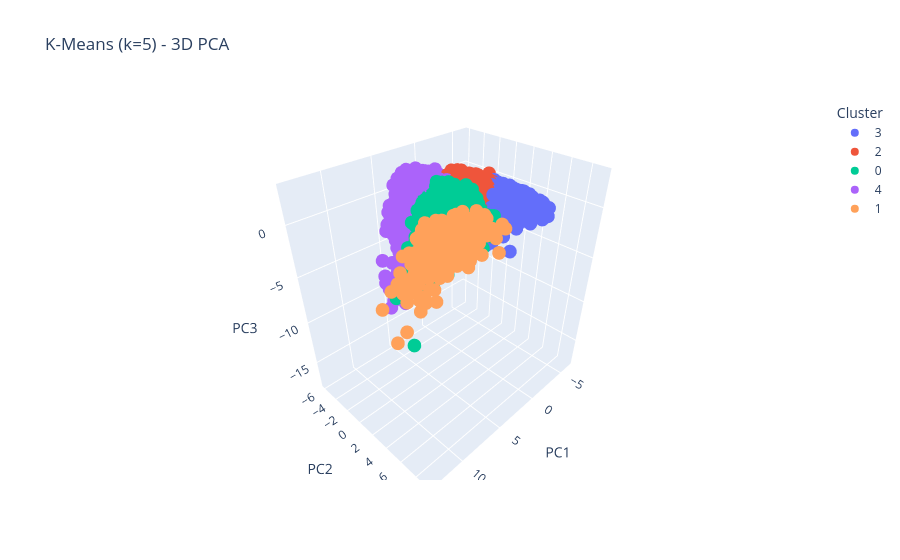

Here is the notebook cell this chart was saved with:
### Markdown cell above
K-Means is extremely sensitive to feature scaling.

### Code cell
# To inspect whether 3D reveals separations hidden in 2D.

from sklearn.decomposition import PCA
import plotly.express as px
import pandas as pd

# 3D PCA on scaled data
pca3 = PCA(n_components=3)
X_pca3 = pca3.fit_transform(X_scaled)

df_3d = pd.DataFrame(X_pca3, columns=['PC1','PC2','PC3'])
df_3d['Cluster'] = labels.astype(str)

fig = px.scatter_3d(df_3d, x='PC1', y='PC2', z='PC3',
                    color='Cluster',
                    title='K-Means (k=5) - 3D PCA')

fig.show()

### Figure 1 — Plotly figure (JSON) as saved in the notebook; plotly's stock layout.template omitted (floating-point values rounded to 4 significant figures; data arrays with more than 128 entries replaced by an {"elided": "..."} marker saying what was removed)
{"data": [{"hovertemplate": "Cluster=3<br>PC1=%{x}<br>PC2=%{y}<br>PC3=%{z}<extra></extra>", "legendgroup": "3", "marker": {"color": "#636efa", "symbol": "circle"}, "mode": "markers", "name": "3", "scene": "scene", "showlegend": true, "type": "scatter3d", "x": {"elided": "2199 float values"}, "y": {"elided": "2199 float values"}, "z": {"elided": "2199 float values"}}, {"hovertemplate": "Cluster=2<br>PC1=%{x}<br>PC2=%{y}<br>PC3=%{z}<extra></extra>", "legendgroup": "2", "marker": {"color": "#EF553B", "symbol": "circle"}, "mode": "markers", "name": "2", "scene": "scene", "showlegend": true, "type": "scatter3d", "x": {"elided": "5856 float values"}, "y": {"elided": "5856 float values"}, "z": {"elided": "5856 float values"}}, {"hovertemplate": "Cluster=0<br>PC1=%{x}<br>PC2=%{y}<br>PC3=%{z}<extra></extra>", "legendgroup": "0", "marker": {"color": "#00cc96", "symbol": "circle"}, "mode": "markers", "name": "0", "scene": "scene", "showlegend": true, "type": "scatter3d", "x": {"elided": "2962 float values"}, "y": {"elided": "2962 float values"}, "z": {"elided": "2962 float values"}}, {"hovertemplate": "Cluster=4<br>PC1=%{x}<br>PC2=%{y}<br>PC3=%{z}<extra></extra>", "legendgroup": "4", "marker": {"color": "#ab63fa", "symbol": "circle"}, "mode": "markers", "name": "4", "scene": "scene", "showlegend": true, "type": "scatter3d", "x": {"elided": "2073 float values"}, "y": {"elided": "2073 float values"}, "z": {"elided": "2073 float values"}}, {"hovertemplate": "Cluster=1<br>PC1=%{x}<br>PC2=%{y}<br>PC3=%{z}<extra></extra>", "legendgroup": "1", "marker": {"color": "#FFA15A", "symbol": "circle"}, "mode": "markers", "name": "1", "scene": "scene", "showlegend": true, "type": "scatter3d", "x": {"elided": "521 float values"}, "y": {"elided": "521 float values"}, "z": {"elided": "521 float values"}}], "layout": {"legend": {"title": {"text": "Cluster"}, "tracegroupgap": 0}, "scene": {"domain": {"x": [0, 1], "y": [0, 1]}, "xaxis": {"title": {"text": "PC1"}}, "yaxis": {"title": {"text": "PC2"}}, "zaxis": {"title": {"text": "PC3"}}}, "title": {"text": "K-Means (k=5) - 3D PCA"}}}
